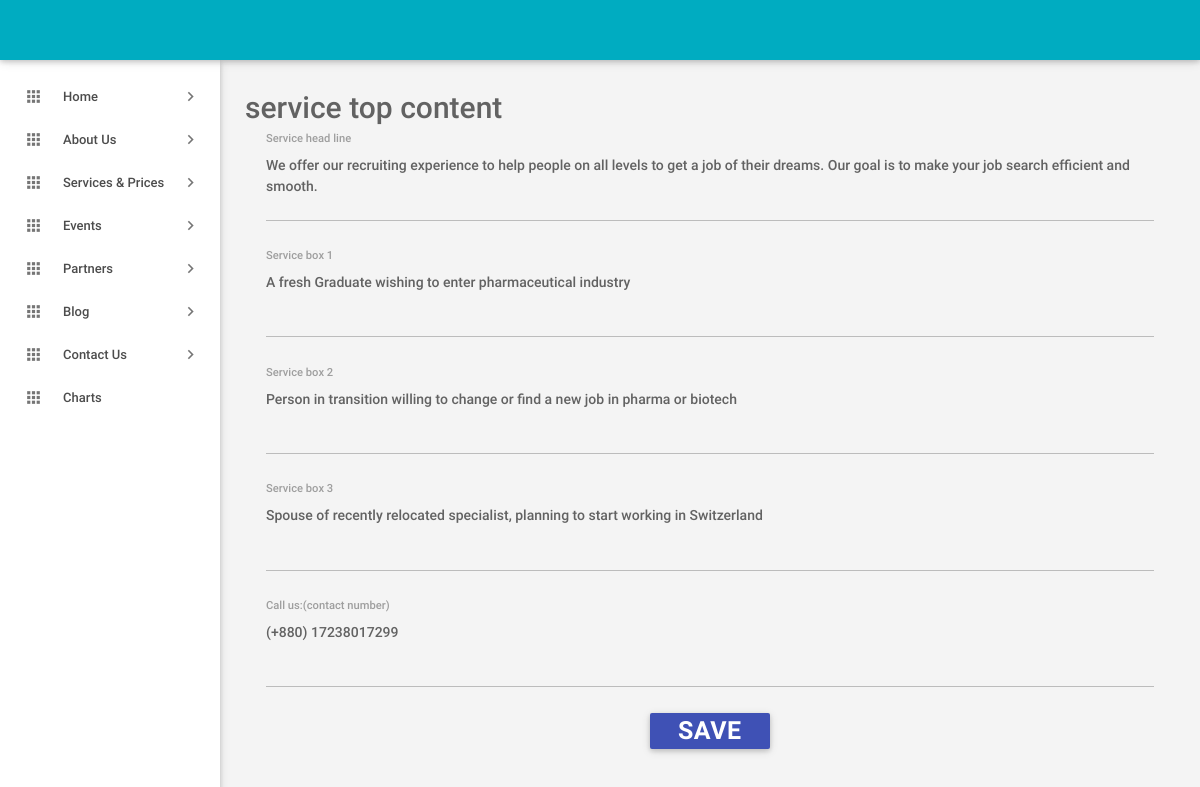
Page /RA-ADMIN/service_head.php on the committed database.
### tables this page shows
CREATE TABLE IF NOT EXISTS `Service_head` (
  `id` int(20) NOT NULL AUTO_INCREMENT,
  `service_title` varchar(500) NOT NULL,
  `service_text1` text NOT NULL,
  `service_text2` text NOT NULL,
  `service_text3` text NOT NULL,
  `contact_number` varchar(50) NOT NULL,
  PRIMARY KEY (`id`)
);

### RA-ADMIN/service_head.php (the view, shortened to what this page needs)
<?php
include_once('header.php');
include_once('sidebar.php');
$data="SELECT * FROM Service_head ";
$val=mysql_query($data);
$r=mysql_fetch_array($val);
?>
    <main class="mn-inner">
        <span style="font-size: 30px;">service top content</span>
        <form  action="service_head.php" method="post" >
        <div class="row">
            <div class="col s12" align="center">
                <div class="input-field col s12">
                    <textarea id="head_line" name="head_line" class="materialize-textarea" ><?php echo $r['service_title'];?></textarea>
                    <label for="content" >Service head line</label>
                </div>
                <div class="input-field col s12">
                    <textarea id="sb1" name="sb1" class="materialize-textarea" ><?php echo $r['service_text1'];?></textarea>
                    <label for="content" >Service box 1</label>
                </div>
                <div class="input-field col s12">
                    <textarea id="sb2" name="sb2" class="materialize-textarea" ><?php echo $r['service_text2'];?></textarea>
                    <label for="content" >Service box 2</label>
                </div>
                <div class="input-field col s12">
                    <textarea id="sb3" name="sb3" class="materialize-textarea" ><?php echo $r['service_text3'];?></textarea>
                    <label for="content" >Service box 3</label>
                </div>
                <div class="input-field col s12">
                    <textarea id="cn" name="cn" class="materialize-textarea" ><?php echo $r['contact_number'];?></textarea>
                    <label for="content" >Call us:(contact number)</label>
                </div>
                <div class="col s12">
                    <button class="waves-effect waves-light btn indigo m-b-xs" name="save" type="submit"><b style="font-size:25px;">SAVE</b></button>
                </div>
            </div>
        </div>
        </form>
    </main>
<?php
include_once('footer.php');
?>

### rows in the picture
service_head: head_line "We offer our recruiting experience to help people on all levels to get a job of their dreams. Our goal is to make your job search efficient and smooth.", sb1 "A fresh Graduate wishing to enter pharmaceutical industry", sb2 "Person in transition willing to change or find a new job in pharma or biotech", sb3 "Spouse of recently relocated specialist, planning to start working in Switzerland", cn "(+880) 17238017299"
